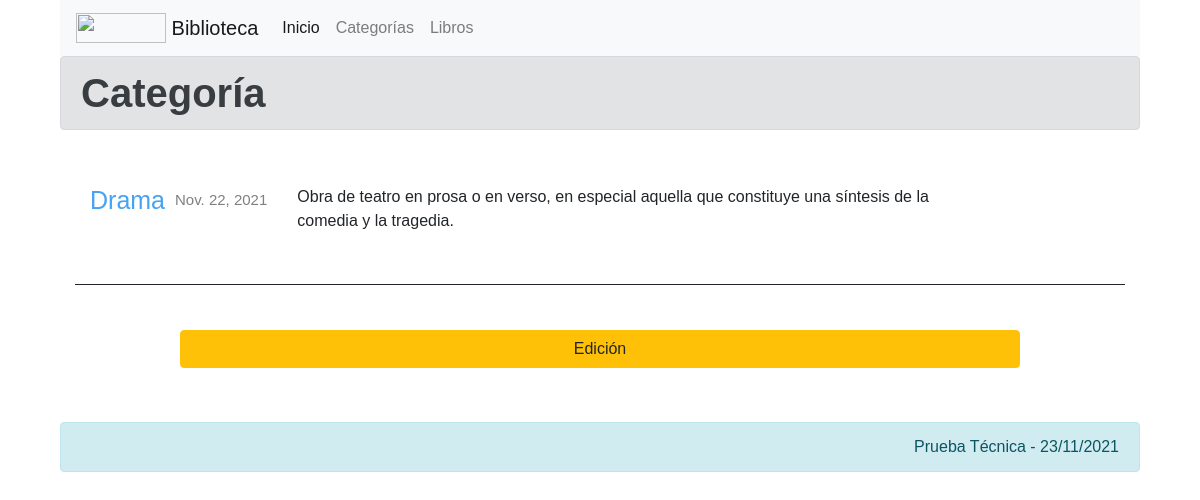
Screenshot of /categories/view-category/8 with the database file from the repository.
### libros/models.py (models this page shows)
class Category(models.Model):
    name= models.CharField(max_length=100, verbose_name='Nombre', null=False, blank=False)
    description = models.CharField(max_length=255, verbose_name='Descripción', null=False, blank=False)
    create_at= models.DateTimeField(auto_now_add=True, verbose_name="Creado el")
    class Meta:
        verbose_name= 'Categoría'
        verbose_name_plural = 'Categorías'
    def __str__(self):
        return self.name

### libros/views.py (the view)
# urls.py: path('categories/view-category/<int:category_id>', views.category, name="category"),
def category(request, category_id):
    category = get_object_or_404(Category, id=category_id)
    print(category)
    return render(request, 'categories/addEdition.html', {
        'category': category,
        'title': 'Categoría',
        'button': 'Editar',
        'edition': category_id,
        'show_edition': 'd-none'
    })

### libros/templates/categories/addEdition.html (shortened to what this page needs)
{% extends 'layouts/layout.html' %}
{% block content %}
    <h1 class="title alert alert-secondary alert-link">{{title}} </h1>
    {% if edition != 0 %}
        {% include 'categories/category.html' with category=category nolink=1 delete='d-none' %}
        <div class="col-sm-12 text-center">
            <button id="btnEdition" class="btn btn-warning" type="button" typeevent="0">Edici&oacute;n</button>
        </div>
    {% endif %}
{% endblock %}

### libros/templates/categories/category.html (shortened to what this page needs)
        <div class="col-sm-12">
        <Category class="category-item">
            <div class="data">
                <h2>
                    {% if nolink == 0 %}
                        <a class="select-element" href="{% url 'category' category.id %}">{{category.name}}</a>
                    {% else %}
                        <span class="nameElement">{{category.name}}</span>
                    {% endif %}
                </h2>
                <span class"date">
                    {{category.create_at| date}}
                </span>
                <p>
                    {{category.description| safe}}
                </p>
            </div>
        </Category>
        </div>

### iniapp/static/css/style.css (style rules this page uses)
* { margin: 0px; padding: 0px; font-family: Arial, Helvetica, sans-serif; text-decoration: none; }
.category-item, .book-item { margin-bottom: 20px; margin-top: 20px; padding: 15px; border-bottom: 1px solid; clear: both; display: flex; }
.category-item .data, .book-item .data { float: left; padding: 15px; padding-top: 0; display: contents; }
.category-item h2, .book-item h5 { font-size: 25px; color: #333; margin-bottom: 10px; padding: 20px 0; max-width: 126px; }
.category-item span, .book-item span { font-size: 15px; color: gray; margin-bottom: 10px; display: block; padding: 24px 10px; max-width: 150px; }
.category-item p, .book-item p { padding: 20px; max-width: 680px; }
.btn.btn-primary, .btn.btn-warning, .btn.btn-danger { width: 80%; margin-top: 25px; }
.category-item .nameElement { color: #47a3f2; font-size: 25px; padding: 0; }

### rows the page displays
Category: name "Drama", create_at "Nov. 22, 2021", description "Obra de teatro en prosa o en verso, en especial aquella que constituye una síntesis de la comedia y la tragedia."

### other values shown
{{ title }} "Categoría"
